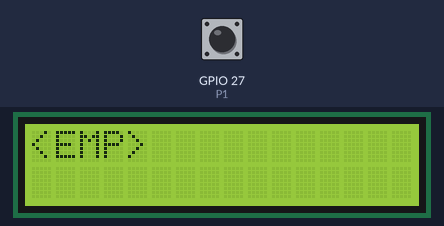
Recording of a sketch running on a simulated ESP32. On the bench: 16×2 character LCD. Inputs (shaded band) come from the test bench; at power-on: GPIO 27 (P1) HIGH.

Above: at 1.3 s.
1.4 s: GPIO 27 (P1) pulled LOW for 0.15 s
At 1.77 s:
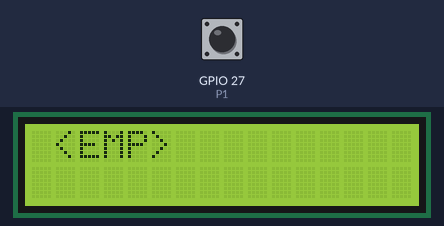
At 2.2 s:
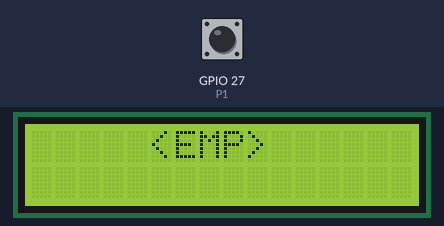
Timing chart, 0 to 4.4 s (numbered marks = the images above; inputs shaded):
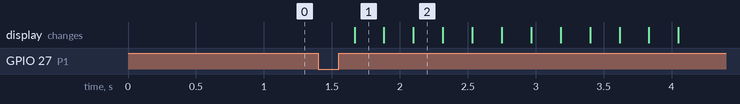

The sketch:

LCD09_moving_msg1.ino
```cpp
//------------------------------------------------------------
// Programa: LCD09_moving_msg1.ino (ESP32 + BIOS Shield)
// Autor: Gabriel Bravo Eguren T31A
// Descripción: Realiza un programa que muestre el
//              mensaje “<EMP>” en la línea superior derecha del LCD. Cada
//              vez que se pulse P1 el texto se desplazará de izquierda a
//              derecha y volverá a su posición inicial a intervalos de 100ms. El movimiento se repite cada vez que
//              se pulse P1.
//------------------------------------------------------------

#include <LiquidCrystal_PCF8574.h>

#define P1 27

LiquidCrystal_PCF8574 lcd(0x3F);

bool p1down = false;
int pos = 0;

void setup()
{
  lcd.begin(16, 2);
  lcd.setBacklight(255);

  pinMode(P1, INPUT_PULLUP);
  update();
}

void update()
{
  lcd.clear();
  lcd.setCursor(pos, 0);
  lcd.print("<EMP>");
  delay(100);
}

void loop()
{
  if(!digitalRead(P1)) p1down = true;

  if(digitalRead(P1) && p1down)
  {
    p1down = false;
    for(int i = 0; i < 12; i++)
    {
      pos = i;
      update();
    }

    for(int i = 11; i >= 0; i--)
    {
      pos = i;
      update();
    }
  }
}
```

Measured:
- after the input at 1.4 s, the display: changes after 0.27 s (image 1)
